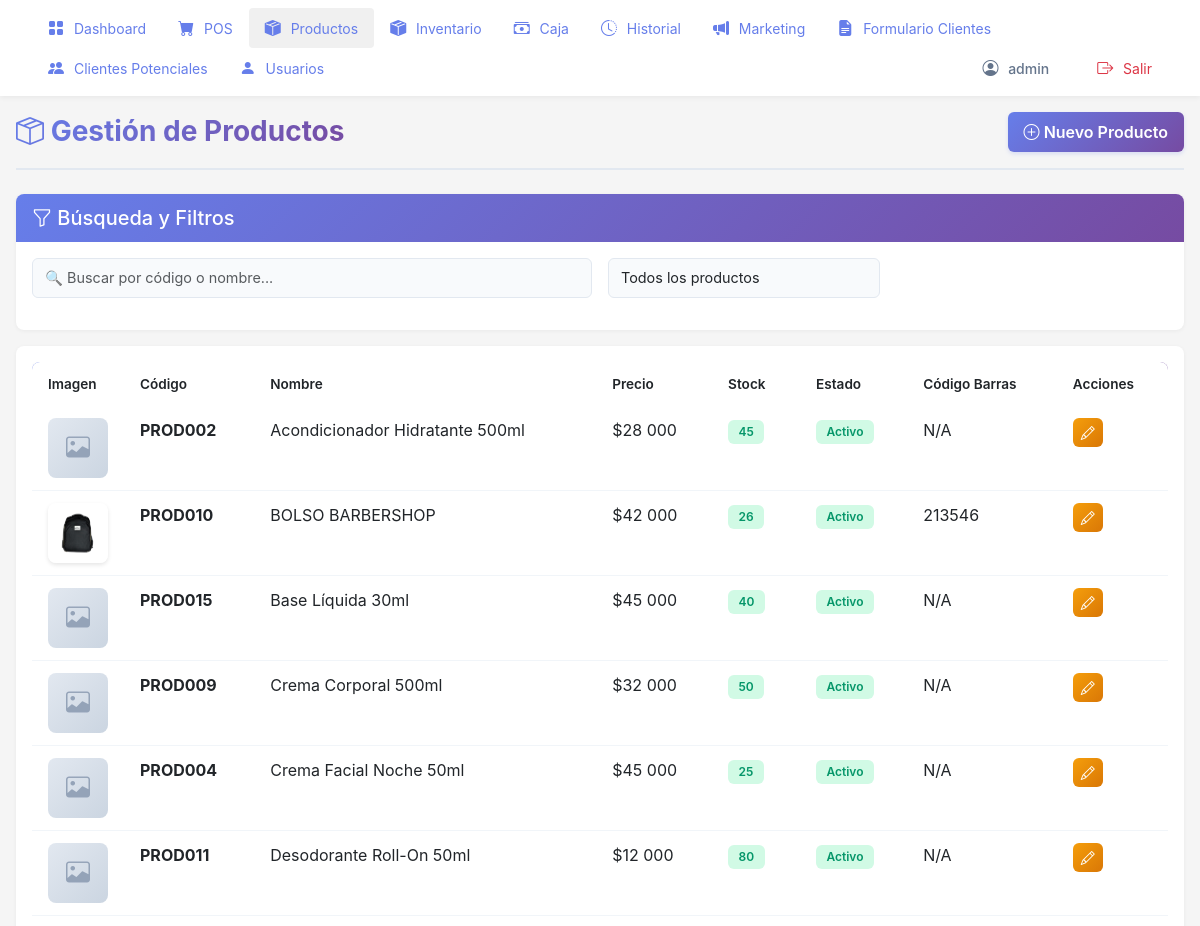
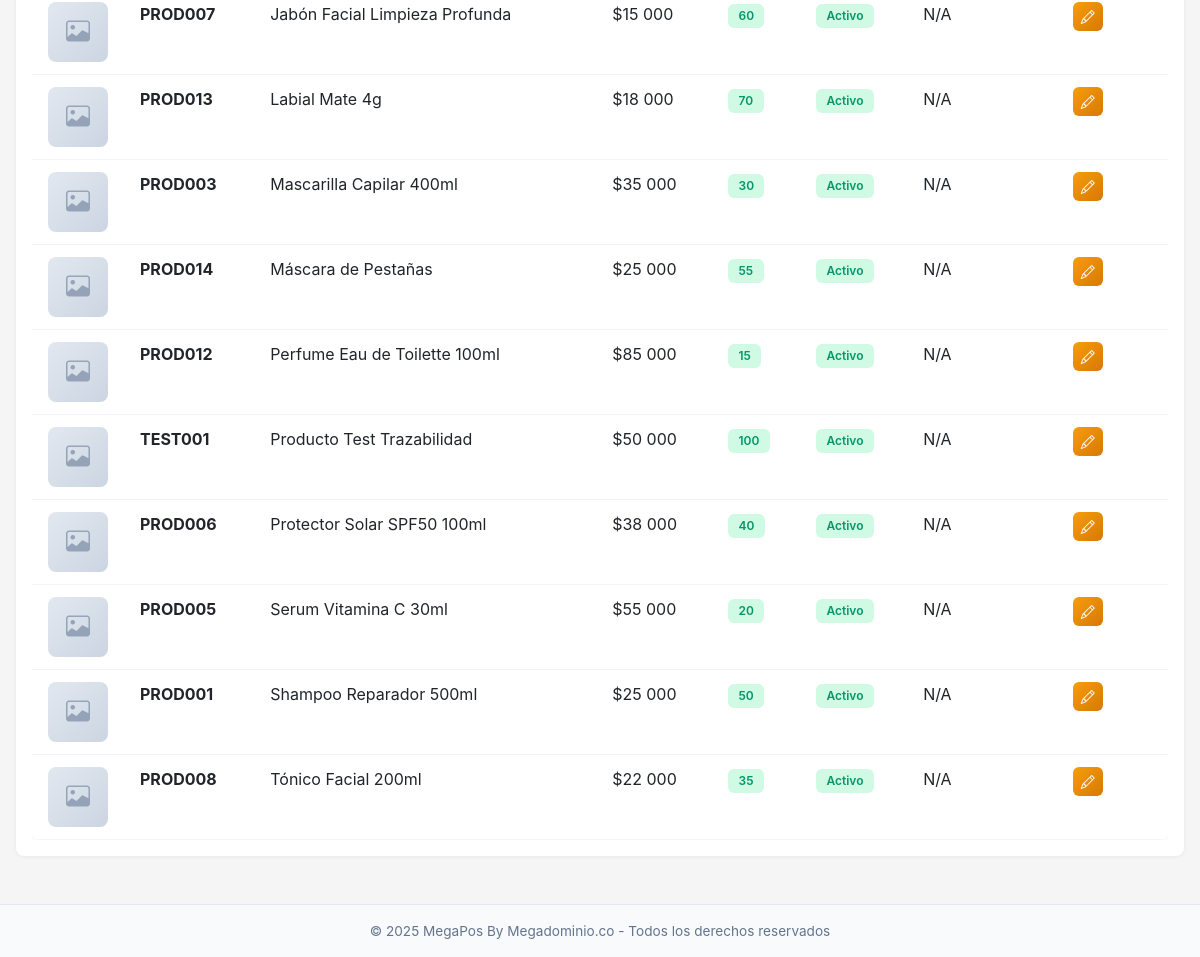
The app's page /productos/ (signed in) with its own data (2 pictures, top to bottom).
### pos/models.py (models this page shows, shortened)
class Producto(models.Model):
    codigo = models.CharField(
        max_length=50,
        unique=True,
        verbose_name='Código',
        db_index=True
    )
    codigo_barras = models.CharField(
        max_length=100,
        unique=True,
        null=True,
        blank=True,
        verbose_name='Código de Barras',
        db_index=True
    )
    nombre = models.CharField(
        max_length=200,
        verbose_name='Nombre',
        db_index=True
    )
    precio = models.IntegerField(
        default=0,
        verbose_name='Precio'
    )
    stock = models.IntegerField(
        default=0,
        verbose_name='Stock'
    )
    activo = models.BooleanField(
        default=True,
        verbose_name='Activo',
        db_index=True
    )
    imagen = models.ImageField(
        upload_to='productos/',
        null=True,
        blank=True,
        verbose_name='Imagen'
    )
    fecha_creacion = models.DateTimeField(auto_now_add=True)
    class Meta:
        verbose_name = 'Producto'
        verbose_name_plural = 'Productos'
        ordering = ['nombre']
        indexes = [
            models.Index(fields=['activo', 'stock']),
            models.Index(fields=['codigo', 'activo']),
            models.Index(fields=['codigo_barras', 'activo']),
        ]

### pos/views.py (the view)
# urls.py: path('productos/', views.productos_view, name='productos'),
@login_required
def productos_view(request):
    productos = Producto.objects.all().order_by('nombre')
    puede_editar = puede_gestionar_productos(request.user)
    context = {
        'productos': productos,
        'puede_editar': puede_editar,
    }
    return render(request, 'pos/productos.html', context)

### pos/context_processors.py (called while the page is built)
def sistema_info(request):
    return {
        'SISTEMA_NOMBRE': 'MegaPos By Megadominio.co',
        'SISTEMA_VERSION': '1.0',
        'DEBUG': settings.DEBUG,
    }

### pos/views.py (called while the page is built)
def tiene_rol(user, *nombres_roles):
    if not user.is_authenticated:
        return False
    if user.is_superuser:
        return True
    grupos_usuario = user.groups.values_list('name', flat=True)
    return any(rol in grupos_usuario for rol in nombres_roles)

def puede_gestionar_productos(user):
    return tiene_rol(user, 'Administradores', 'Inventario') or user.is_superuser

### pos/templates/pos/productos.html (shortened to what this page needs)
{% extends 'pos/base.html' %}
{% load humanize %}
{% block content %}
<div class="page-container">
    <div class="page-header">
        <h1><i class="bi bi-box-seam"></i> Gestión de Productos</h1>
        {% if puede_gestionar_productos %}
        <a href="{% url 'pos:crear_producto' %}" class="btn btn-primary-pos">
            <i class="bi bi-plus-circle"></i> Nuevo Producto
        </a>
        {% endif %}
    </div>
    <div class="card-modern">
        <div class="card-header">
            <h5 class="mb-0"><i class="bi bi-funnel"></i> Búsqueda y Filtros</h5>
        </div>
        <div class="card-body">
            <div class="row g-3 mb-3">
                <div class="col-md-6">
                    <input type="text" class="form-control form-control-modern" id="buscarProducto"
                           placeholder="🔍 Buscar por código o nombre...">
                </div>
                <div class="col-md-3">
                    <select class="form-select form-control-modern" id="filtroEstado">
                        <option value="">Todos los productos</option>
                    </select>
                </div>
            </div>
        </div>
    </div>
    <div class="card-modern mt-3">
        <div class="card-body">
            <div class="table-responsive">
                <table class="table-modern table">
                    <thead>
                        <tr>
                            <th style="width: 80px;">Imagen</th>
                            <th>Código</th>
                            <th>Nombre</th>
                            <th>Precio</th>
                            <th>Stock</th>
                            <th>Estado</th>
                            <th>Código Barras</th>
                            <th>Acciones</th>
                        </tr>
                    </thead>
                <tbody id="tablaProductos">
                    {% for producto in productos %}
                    <tr data-activo="{{ producto.activo|lower }}" data-stock="{{ producto.stock }}">
                        <td class="text-center">
                            {% if producto.imagen %}
                            <img src="{{ producto.imagen.url }}" alt="{{ producto.nombre }}"
                                 style="width: 60px; height: 60px; object-fit: cover; border-radius: 8px; box-shadow: 0 2px 4px rgba(0,0,0,0.1);">
                            {% else %}
                            <div style="width: 60px; height: 60px; background: linear-gradient(135deg, #e2e8f0 0%, #cbd5e1 100%); border-radius: 8px; display: flex; align-items: center; justify-content: center; margin: 0 auto;">
                                <i class="bi bi-image" style="font-size: 1.5rem; color: #94a3b8;"></i>
                            </div>
                            {% endif %}
                        </td>
                        <td><strong>{{ producto.codigo }}</strong></td>
                        <td>{{ producto.nombre }}</td>
                        <td>${{ producto.precio|intcomma }}</td>
                        <td>
                            {% if producto.stock < 10 %}
                            <span class="badge badge-modern badge-danger-modern">{{ producto.stock|intcomma }}</span>
                            {% else %}
                            <span class="badge badge-modern badge-success-modern">{{ producto.stock|intcomma }}</span>
                            {% endif %}
                        </td>
                        <td>
                            {% if producto.activo %}
                            <span class="badge badge-modern badge-success-modern">Activo</span>
                            {% else %}
                            <span class="badge badge-modern" style="background: #e2e8f0; color: #64748b;">Inactivo</span>
                            {% endif %}
                        </td>
                        <td>{{ producto.codigo_barras|default:"N/A" }}</td>
                        <td>
                            {% if puede_gestionar_productos %}
                            <a href="{% url 'pos:editar_producto' producto.id %}" class="btn btn-sm btn-warning" style="padding: 0.25rem 0.5rem;">
                                <i class="bi bi-pencil"></i>
                            </a>
                            {% else %}
                            <span class="text-muted" style="font-size: 0.85rem;">Solo lectura</span>
                            {% endif %}
                        </td>
                    </tr>
                    {% empty %}
                    <tr>
                        <td colspan="8" class="text-center text-muted">No hay productos registrados</td>
                    </tr>
                    {% endfor %}
                </tbody>
                </table>
            </div>
        </div>
    </div>
</div>
{% endblock %}

### pos/templates/pos/base.html (shortened to what this page needs)
<!DOCTYPE html>
<html lang="es">
<head>
    <link href="https://cdn.jsdelivr.net/npm/bootstrap@5.3.0/dist/css/bootstrap.min.css" rel="stylesheet">
    <link rel="stylesheet" href="https://cdn.jsdelivr.net/npm/bootstrap-icons@1.11.0/font/bootstrap-icons.css">
</head>
<body>
    {% load humanize %}
    {% if user.is_authenticated %}
    <nav class="top-nav">
        <ul class="nav-menu">
            <li class="nav-item">
                <a href="{% url 'pos:home' %}" class="nav-link-custom {% if request.path == '/' %}active{% endif %}">
                    <i class="bi bi-grid-fill"></i> Dashboard
                </a>
            </li>
            <li class="nav-item">
                <a href="{% url 'pos:vender' %}" class="nav-link-custom {% if 'vender' in request.path %}active{% endif %}">
                    <i class="bi bi-cart-fill"></i> POS
                </a>
            </li>
            <li class="nav-item">
                <a href="{% url 'pos:productos' %}" class="nav-link-custom {% if 'productos' in request.path %}active{% endif %}">
                    <i class="bi bi-box-seam-fill"></i> Productos
                </a>
            </li>
            <li class="nav-item">
                <a href="{% url 'pos:inventario' %}" class="nav-link-custom {% if 'inventario' in request.path or 'ingreso-mercancia' in request.path or 'salida-mercancia' in request.path %}active{% endif %}">
                    <i class="bi bi-box-seam-fill"></i> Inventario
                </a>
            </li>
            <li class="nav-item">
                <a href="{% url 'pos:caja' %}" class="nav-link-custom {% if 'caja' in request.path and 'caja-gastos' not in request.path %}active{% endif %}">
                    <i class="bi bi-cash-stack"></i> Caja
                </a>
            </li>
            <li class="nav-item">
                <a href="{% url 'pos:lista_ventas' %}" class="nav-link-custom {% if 'ventas' in request.path or 'historial' in request.path %}active{% endif %}">
                    <i class="bi bi-clock-history"></i> Historial
                </a>
            </li>
            <li class="nav-item">
                <a href="{% url 'pos:marketing' %}" class="nav-link-custom {% if 'marketing' in request.path %}active{% endif %}">
                    <i class="bi bi-megaphone-fill"></i> Marketing
                </a>
            </li>
            <li class="nav-item">
                <a href="{% url 'pos:formulario_clientes' %}" class="nav-link-custom {% if 'formulario-clientes' in request.path %}active{% endif %}">
                    <i class="bi bi-file-earmark-text-fill"></i> Formulario Clientes
                </a>
            </li>
            <li class="nav-item">
                <a href="{% url 'pos:clientes_potenciales' %}" class="nav-link-custom {% if 'clientes-potenciales' in request.path %}active{% endif %}">
                    <i class="bi bi-people-fill"></i> Clientes Potenciales
                </a>
            </li>
            {% if user.is_staff %}
            <li class="nav-item">
                <a href="{% url 'pos:usuarios' %}" class="nav-link-custom {% if 'usuarios' in request.path %}active{% endif %}">
                    <i class="bi bi-person-fill"></i> Usuarios
                </a>
            </li>
            {% endif %}
            <li class="nav-item ms-auto" style="display: flex; align-items: center; gap: 1rem;">
                <span class="nav-link-custom" style="color: #64748b; font-weight: 500; cursor: default;">
                    <i class="bi bi-person-circle"></i> {{ user.get_full_name|default:user.username }}
                </span>
                <a href="#" class="nav-link-custom text-danger" id="logout-link">
                    <i class="bi bi-box-arrow-right"></i> Salir
                </a>
            </li>
        </ul>
    </nav>
    <div class="main-container">
        {% block content %}{% endblock %}
    </div>
    {% else %}
    <div class="container">
        {% block full_content %}{% endblock %}
    </div>
    {% endif %}
    {% if user.is_authenticated %}
    <footer style="background: #f8fafc; border-top: 1px solid #e2e8f0; padding: 1rem; text-align: center; color: #64748b; font-size: 0.85rem; margin-top: 2rem;">
        <p style="margin: 0;">
            &copy; {% now "Y" %} MegaPos By Megadominio.co - Todos los derechos reservados
        </p>
    </footer>
    {% endif %}
</body>
</html>

### pos/templates/pos/base.html (style rules this page uses)
* { margin: 0; padding: 0; box-sizing: border-box; }
body { font-family: -apple-system, BlinkMacSystemFont, 'Segoe UI', Roboto, Oxygen, Ubuntu, sans-serif; background: #f5f5f5; color: #333; margin: 0; padding: 0; width: 100%; overflow-x: hidden; }
.top-nav { background: white; box-shadow: 0 2px 5px rgba(0,0,0,0.05); padding: 0.5rem 2rem; position: sticky; top: 0; z-index: 1000; }
.nav-menu { display: flex; list-style: none; margin: 0; padding: 0; flex-wrap: wrap; }
.nav-item { flex: 0 0 auto; }
.nav-link-custom { display: inline-block; padding: 0.5rem 1rem; color: #667eea; text-decoration: none; border-radius: 4px; transition: background 0.2s; white-space: nowrap; font-size: 14px; }
.nav-link-custom:hover, .nav-link-custom.active { background: #f0f0f0; }
.nav-link-custom i { margin-right: 6px; font-size: 16px; }
.main-container { padding: 0; margin: 0; width: 100%; box-sizing: border-box; }
.card-modern { background: white; border-radius: 8px; box-shadow: 0 1px 4px rgba(0,0,0,0.05); border: none; overflow: hidden; }
.card-modern .card-header { background: linear-gradient(135deg, #667eea 0%, #764ba2 100%); color: white; padding: 0.75rem 1rem; border: none; font-weight: 600; }
.card-modern .card-body { padding: 1rem; }
.btn-primary-pos { background: linear-gradient(135deg, #667eea 0%, #764ba2 100%); color: white; border: none; border-radius: 6px; padding: 0.5rem 1rem; font-weight: 600; transition: all 0.2s ease; box-shadow: 0 2px 4px rgba(102, 126, 234, 0.2); }
.form-control-modern { border: 1px solid #e2e8f0; border-radius: 6px; padding: 0.5rem 0.75rem; font-size: 0.9rem; transition: all 0.2s ease; background: #f8fafc; }
.table-modern { background: white; border-radius: 8px; overflow: hidden; box-shadow: 0 1px 4px rgba(0,0,0,0.05); }
.table-modern thead { background: linear-gradient(135deg, #667eea 0%, #764ba2 100%); color: white; }
.table-modern thead th { border: none; padding: 0.75rem 1rem; font-weight: 600; font-size: 0.85rem; }
.table-modern tbody tr { transition: all 0.2s ease; }
.table-modern tbody td { padding: 0.75rem 1rem; border-bottom: 1px solid #f1f5f9; }
.badge-modern { padding: 0.35rem 0.65rem; border-radius: 6px; font-weight: 600; font-size: 0.75rem; }
.badge-success-modern { background: #d1fae5; color: #059669; }
.page-container { padding: 1rem; max-width: 1400px; margin: 0 auto; }
.page-header { display: flex; justify-content: space-between; align-items: center; margin-bottom: 1.5rem; padding-bottom: 1rem; border-bottom: 2px solid #e2e8f0; }
.page-header h1 { font-size: 1.75rem; font-weight: 700; background: linear-gradient(135deg, #667eea 0%, #764ba2 100%); -webkit-background-clip: text; -webkit-text-fill-color: transparent; background-clip: text; margin: 0; }
.btn-warning { background: linear-gradient(135deg, #f59e0b 0%, #d97706 100%); border: none; border-radius: 6px; font-weight: 600; color: white; }
.form-control, .form-select { border: 1px solid #e2e8f0; border-radius: 6px; padding: 0.5rem 0.75rem; transition: all 0.2s ease; }
.card-header { background: linear-gradient(135deg, #667eea 0%, #764ba2 100%); color: white; border: none; font-weight: 600; padding: 0.75rem 1rem; }
.table { margin-bottom: 0; }
.table thead { background: linear-gradient(135deg, #667eea 0%, #764ba2 100%); color: white; }
.table thead th { border: none; font-weight: 600; }
.table tbody tr { transition: all 0.2s ease; }
.badge { padding: 0.35rem 0.65rem; border-radius: 6px; font-weight: 600; }

### records on screen
Producto: codigo "PROD002", nombre "Acondicionador Hidratante 500ml", precio "28 000", stock "45", activo "Activo", codigo_barras "N/A"
Producto: imagen (picture), codigo "PROD010", nombre "BOLSO BARBERSHOP", precio "42 000", stock "26", activo "Activo", codigo_barras "213546"
Producto: codigo "PROD015", nombre "Base Líquida 30ml", precio "45 000", stock "40", activo "Activo", codigo_barras "N/A"
Producto: codigo "PROD009", nombre "Crema Corporal 500ml", precio "32 000", stock "50", activo "Activo", codigo_barras "N/A"
Producto: codigo "PROD004", nombre "Crema Facial Noche 50ml", precio "45 000", stock "25", activo "Activo", codigo_barras "N/A"
Producto: codigo "PROD011", nombre "Desodorante Roll-On 50ml", precio "12 000", stock "80", activo "Activo", codigo_barras "N/A"
Producto: codigo "PROD007", nombre "Jabón Facial Limpieza Profunda", precio "15 000", stock "60", activo "Activo", codigo_barras "N/A"
Producto: codigo "PROD013", nombre "Labial Mate 4g", precio "18 000", stock "70", activo "Activo", codigo_barras "N/A"
Producto: codigo "PROD003", nombre "Mascarilla Capilar 400ml", precio "35 000", stock "30", activo "Activo", codigo_barras "N/A"
Producto: codigo "PROD014", nombre "Máscara de Pestañas", precio "25 000", stock "55", activo "Activo", codigo_barras "N/A"
Producto: codigo "PROD012", nombre "Perfume Eau de Toilette 100ml", precio "85 000", stock "15", activo "Activo", codigo_barras "N/A"
Producto: codigo "TEST001", nombre "Producto Test Trazabilidad", precio "50 000", stock "100", activo "Activo", codigo_barras "N/A"
Producto: codigo "PROD006", nombre "Protector Solar SPF50 100ml", precio "38 000", stock "40", activo "Activo", codigo_barras "N/A"
Producto: codigo "PROD005", nombre "Serum Vitamina C 30ml", precio "55 000", stock "20", activo "Activo", codigo_barras "N/A"
Producto: codigo "PROD001", nombre "Shampoo Reparador 500ml", precio "25 000", stock "50", activo "Activo", codigo_barras "N/A"
Producto: codigo "PROD008", nombre "Tónico Facial 200ml", precio "22 000", stock "35", activo "Activo", codigo_barras "N/A"

### other values on screen
{{ user.get_full_name|default:user.username }} "admin"
